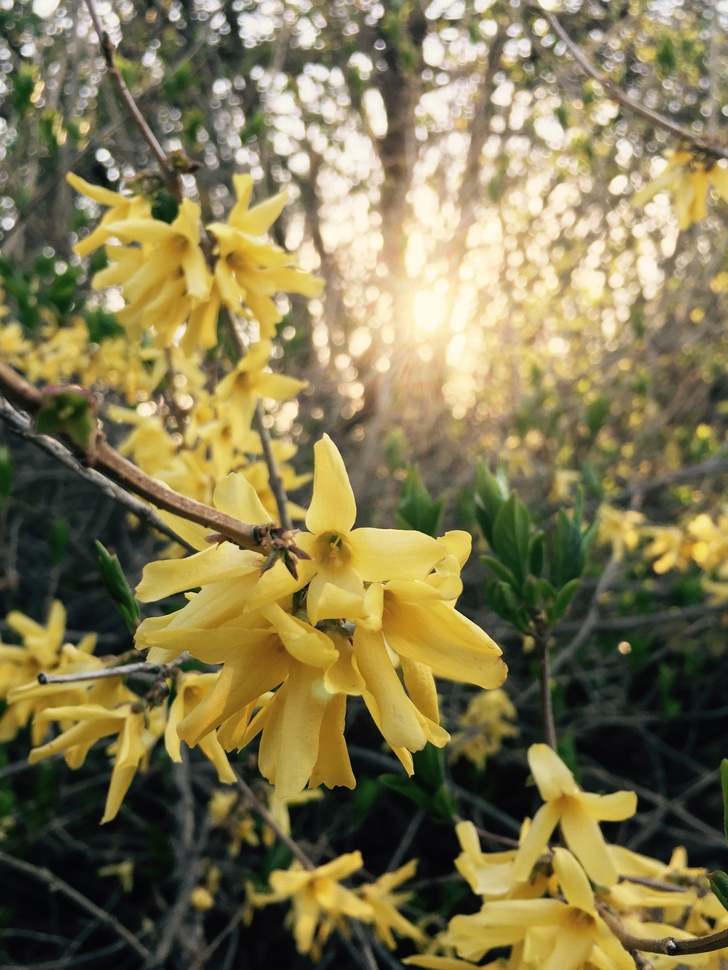
#> input picture chosen8.jpg, 728 x 970 px, shrunk from 1962 x 2615 before the run
$ python chromatic_ab.py chosen8.jpg   (older library calls are emulated)
#> lines starting #> are read from the running program, lines starting #| are printed output that depends on the picture
from PIL import Image
import numpy as np
import sys
import math
import time

def cartesian_to_polar(data):
    width = data.shape[1]
    height = data.shape[0]
    assert (width > 2)
    assert (height > 2)
    assert (width % 2 == 1)
    assert (height % 2 == 1)
    perimeter = 2 * (width + height - 2)
    halfdiag = math.ceil(((width ** 2 + height ** 2) ** 0.5) / 2)
    halfw = width // 2
    halfh = height // 2
    ret = np.zeros((halfdiag, perimeter))
    # ret[0] = data[halfh, halfw]
    # Don't want to deal with divide by zero errors...
    ret[0:(halfw + 1), halfh] = data[halfh, halfw::-1]
    ret[0:(halfw + 1), height + width - 2 + halfh] = data[halfh, halfw:(halfw * 2 + 1)]
    ret[0:(halfh + 1), height - 1 + halfw] = data[halfh:(halfh * 2 + 1), halfw]
    ret[0:(halfh + 1), perimeter - halfw] = data[halfh::-1, halfw]
    # if we divide the rectangle into 8 triangles, we can do 4 triangles at a time
    # This section is responsible for triangles incl. corners
    for i in range(0, halfh):
        slope = (halfh - i) / (halfw)
        diagx = ((halfdiag ** 2)/(slope ** 2 + 1)) ** 0.5
        unit_xstep = diagx / (halfdiag - 1)
        unit_ystep = diagx * slope / (halfdiag - 1)
        for row in range(halfdiag):
            ystep = round(row * unit_ystep)
            xstep = round(row * unit_xstep)
            if ( (halfh >= ystep) and halfw >= xstep):
                ret[row, i] = data[halfh - ystep, halfw - xstep]
                ret[row, height - 1 - i] = data[halfh + ystep, halfw - xstep]
                ret[row, height + width - 2 + i] = data[halfh + ystep, halfw + xstep]
                ret[row, height + width + height - 3 - i] = data[halfh - ystep, halfw + xstep]
            else:
                break

    for j in range(1, halfw):
        slope = (halfh) / (halfw - j)
        diagx = ((halfdiag ** 2)/(slope ** 2 + 1)) ** 0.5
        unit_xstep = diagx / (halfdiag - 1)
        unit_ystep = diagx * slope / (halfdiag - 1)
        for row in range(halfdiag):
            ystep = round(row * unit_ystep)
            xstep = round(row * unit_xstep)
            if ( halfw >= xstep and halfh >= ystep ):
                ret[row, height - 1 + j] = data[halfh + ystep, halfw - xstep]
                ret[row, height + width - 2 - j] = data[halfh + ystep, halfw + xstep]
                ret[row, height + width + height - 3 + j] = data[halfh - ystep, halfw + xstep]
                ret[row, perimeter - j] = data[halfh - ystep, halfw - xstep]
            else:
                break
    return ret

def polar_to_cartesian(data, width, height):
    assert (width > 2)
    assert (height > 2)
    assert (width % 2 == 1)
    assert (height % 2 == 1)
    perimeter = 2 * (width + height - 2)
    halfdiag = math.ceil(((width ** 2 + height ** 2) ** 0.5) / 2)
    halfw = width // 2
    halfh = height // 2
    ret = np.zeros((height, width))
    # Don't want to deal with divide by zero errors...
    ret[halfh, halfw::-1] = data[0:(halfw + 1), halfh]
    ret[halfh, halfw:(halfw * 2 + 1)] = data[0:(halfw + 1), height + width - 2 + halfh]
    ret[halfh:(halfh * 2 + 1), halfw] = data[0:(halfh + 1), height - 1 + halfw]
    ret[halfh::-1, halfw] = data[0:(halfh + 1), perimeter - halfw]

    # This section is responsible for triangles incl. corners
    for i in range(0, halfh):
        slope = (halfh - i) / (halfw)
        diagx = ((halfdiag ** 2)/(slope ** 2 + 1)) ** 0.5
        unit_xstep = diagx / (halfdiag - 1)
        unit_ystep = diagx * slope / (halfdiag - 1)
        for row in range(halfdiag):
            ystep = round(row * unit_ystep)
            xstep = round(row * unit_xstep)
            if ( (halfh >= ystep) and halfw >= xstep):
                ret[halfh - ystep, halfw - xstep] = data[row, i]
                ret[halfh + ystep, halfw - xstep] = data[row, height - 1 - i]
                ret[halfh + ystep, halfw + xstep] = data[row, height + width - 2 + i]
                ret[halfh - ystep, halfw + xstep] = data[row, height + width + height - 3 - i]
            else:
                break

    for j in range(1, halfw):
        slope = (halfh) / (halfw - j)
        diagx = ((halfdiag ** 2)/(slope ** 2 + 1)) ** 0.5
        unit_xstep = diagx / (halfdiag - 1)
        unit_ystep = diagx * slope / (halfdiag - 1)
        for row in range(halfdiag):
            ystep = round(row * unit_ystep)
            xstep = round(row * unit_xstep)
            if ( halfw >= xstep and halfh >= ystep ):
                ret[halfh + ystep, halfw - xstep] = data[row, height - 1 + j]
                ret[halfh + ystep, halfw + xstep] = data[row, height + width - 2 - j]
                ret[halfh - ystep, halfw + xstep] = data[row, height + width + height - 3 + j]
                ret[halfh - ystep, halfw - xstep] = data[row, perimeter - j]
            else:
                break
    for i in range(1, height - 1):
        for j in range(1, width - 1):
            if ret[i,j] == 0:
                ret[i,j] = (ret[i - 1,j] + ret[i + 1,j]) / 2
    return ret

# https://stackoverflow.com/questions/11209115/creating-gaussian-filter-of-required-length-in-python
def get_gauss(n):
    sigma = 0.3 * (n/2 - 1) + 0.8
    r = range(-int(n/2),int(n/2)+1)
    new_sum = sum([1 / (sigma * math.sqrt(2*math.pi)) * math.exp(-float(x)**2/(2*sigma**2)) for x in r])
    return [(1 / (sigma * math.sqrt(2*math.pi)) * math.exp(-float(x)**2/(2*sigma**2))) / new_sum for x in r]

# n is the radius (1 pixel radius means no blur)
def vertical_gaussian(data, n):
    padding = n - 1
    width = data.shape[1]
    height = data.shape[0]
    padded_data = np.zeros((height + padding * 2, width))
    padded_data[padding: -padding, :] = data
    ret = np.zeros((height, width))
    kernel = None
    old_radius = - 1
    for i in range(height):
        radius = round(i * padding / (height - 1)) + 1
        if (radius != old_radius):
            old_radius = radius
            kernel = np.tile(get_gauss(1 + 2 * (radius - 1)), (width,1)).transpose()
        ret[i, :] = np.sum(np.multiply(padded_data[padding + i - (radius - 1):padding + i + radius, :], kernel),axis = 0)
    return ret

def add_chromatic(im, blurfactor = 1):
    r, g, b = im.split()
    rdata = np.asarray(r)
    gdata = np.asarray(g)
    bdata = np.asarray(b)

    rpolar = cartesian_to_polar(rdata)
    gpolar = cartesian_to_polar(gdata)
    bpolar = cartesian_to_polar(bdata)

    bluramount = (im.size[0] + im.size[1] - 2) / 100 * blurfactor
    if round(bluramount) > 0:
        rpolar = vertical_gaussian(rpolar,round(bluramount))
        gpolar = vertical_gaussian(gpolar,round(bluramount*1.2))
        bpolar = vertical_gaussian(bpolar,round(bluramount*1.4))

    rcartes = polar_to_cartesian(rpolar, width = rdata.shape[1], height = rdata.shape[0])
    gcartes = polar_to_cartesian(gpolar, width = gdata.shape[1], height = gdata.shape[0])
    bcartes = polar_to_cartesian(bpolar, width = bdata.shape[1], height = bdata.shape[0])

    rfinal = Image.fromarray(np.uint8(rcartes) , 'L')
    gfinal = Image.fromarray(np.uint8(gcartes) , 'L')
    bfinal = Image.fromarray(np.uint8(bcartes) , 'L')

    gfinal = gfinal.resize((round((1 + 0.018 * blurfactor) * rcartes.shape[1]), round((1 + 0.018 * blurfactor) * rcartes.shape[0])), Image.ANTIALIAS)
    bfinal = bfinal.resize((round((1 + 0.044 * blurfactor) * rcartes.shape[1]), round((1 + 0.044 * blurfactor) * rcartes.shape[0])), Image.ANTIALIAS)

    rheight = rfinal.size[1]
    rwidth = rfinal.size[0]
    gheight = gfinal.size[1]
    gwidth = gfinal.size[0]
    bheight = bfinal.size[1]
    bwidth = bfinal.size[0]
    rhdiff = (bheight - rheight) // 2
    rwdiff = (bwidth - rwidth) // 2
    ghdiff = (bheight - gheight) // 2
    gwdiff = (bwidth - gwidth) // 2

    im = Image.merge("RGB", (rfinal.crop((-rwdiff, -rhdiff, bwidth - rwdiff, bheight - rhdiff)), gfinal.crop((-gwdiff, -ghdiff, bwidth - gwdiff, bheight - ghdiff)), bfinal))
    return im.crop((rwdiff, rhdiff, rwidth + rwdiff, rheight + rhdiff))

# Get Start Time
start = time.time()
if len(sys.argv) < 2:
    exit()
ifile = sys.argv[1]
im = Image.open(ifile)
#> im is the input picture: PIL image 728x970 RGB; mean R, G, B 130.4, 120.7, 80.7
print("Original Image details:", im.format, im.size, im.mode)
#| Original Image details: JPEG (728, 970) RGB

# Ensure width and height are odd numbers
if (im.size[0] % 2 == 0 or im.size[1] % 2 == 0):
    print("Dimensions must be odd, automatically cropping...")
    if (im.size[0] % 2 == 0):
        im = im.crop((0, 0, im.size[0] - 1, im.size[1]))
#> im: PIL image 727x970 RGB
        im.load()
    if (im.size[1] % 2 == 0):
        im = im.crop((0, 0, im.size[0], im.size[1] - 1))
#> im: PIL image 727x969 RGB
        im.load()
    print("New dimensions:", im.size)
#| New dimensions: (727, 969)

final_im = add_chromatic(im, blurfactor = 0.5)
#> in add_chromatic, `r, g, b = im.split()`:
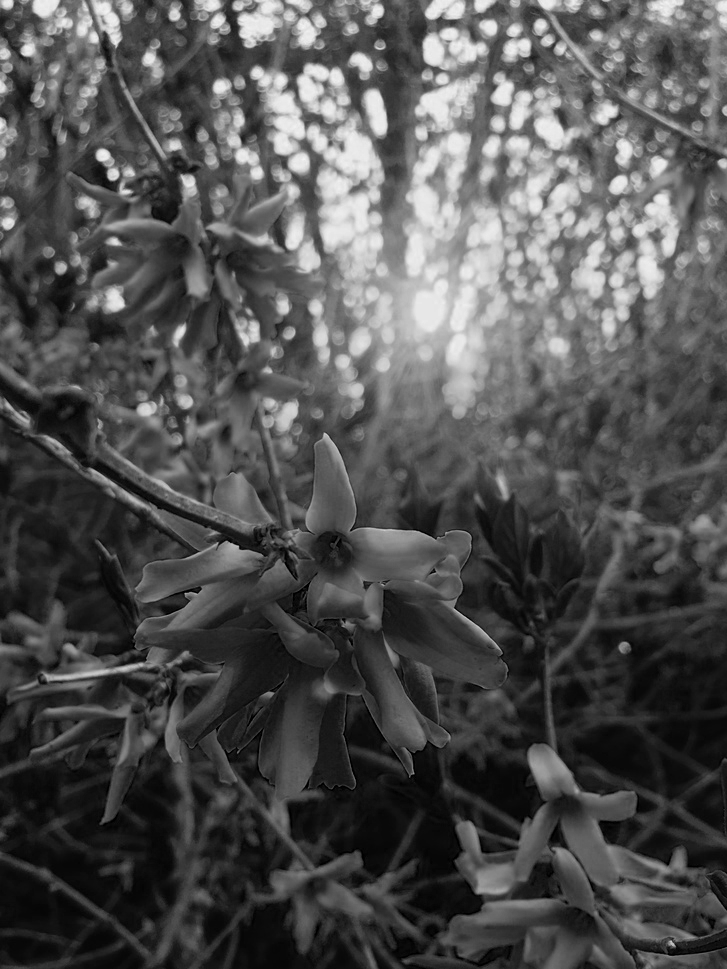
#> b: PIL image 727x969 L; min 0, max 244, mean 80.8
#> call 2 of vertical_gaussian, with n = 10
#> in vertical_gaussian (call 2), `padded_data[padding: -padding, :] = data`:
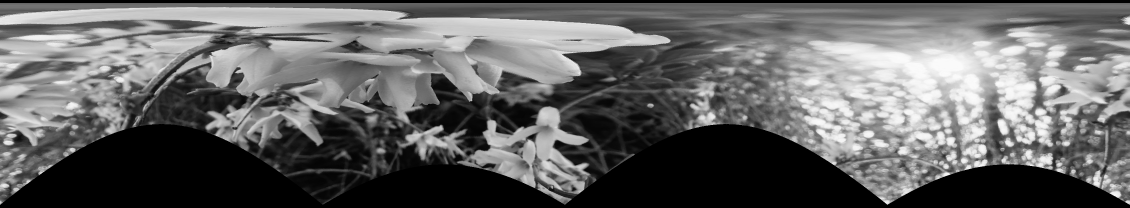
#> padded_data: shape (624, 3388) float64 (shown at 1/3 size); min 0, max 253, mean 100.5
#> call 3 of vertical_gaussian, with n = 12
#> in vertical_gaussian (call 3), `padded_data[padding: -padding, :] = data`:
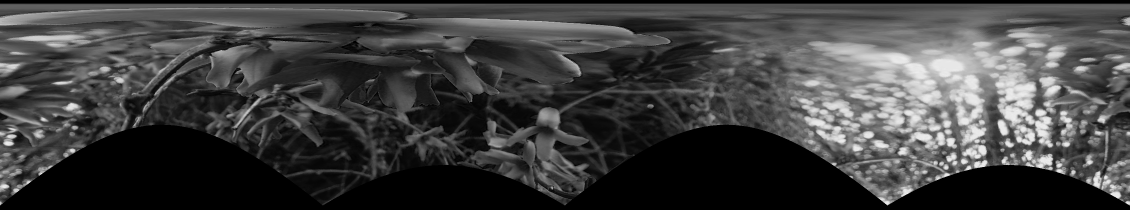
#> padded_data: shape (628, 3388) float64 (shown at 1/3 size); min 0, max 244, mean 64.4
#> in polar_to_cartesian, `ret[halfh, halfw:(halfw * 2 + 1)] = data[0:(halfw + 1), height + width..`: ret: shape (969, 727) float64; min 0, max 240, mean 0.1
#> after the loop in polar_to_cartesian, `for i in range(1, height - 1):`:
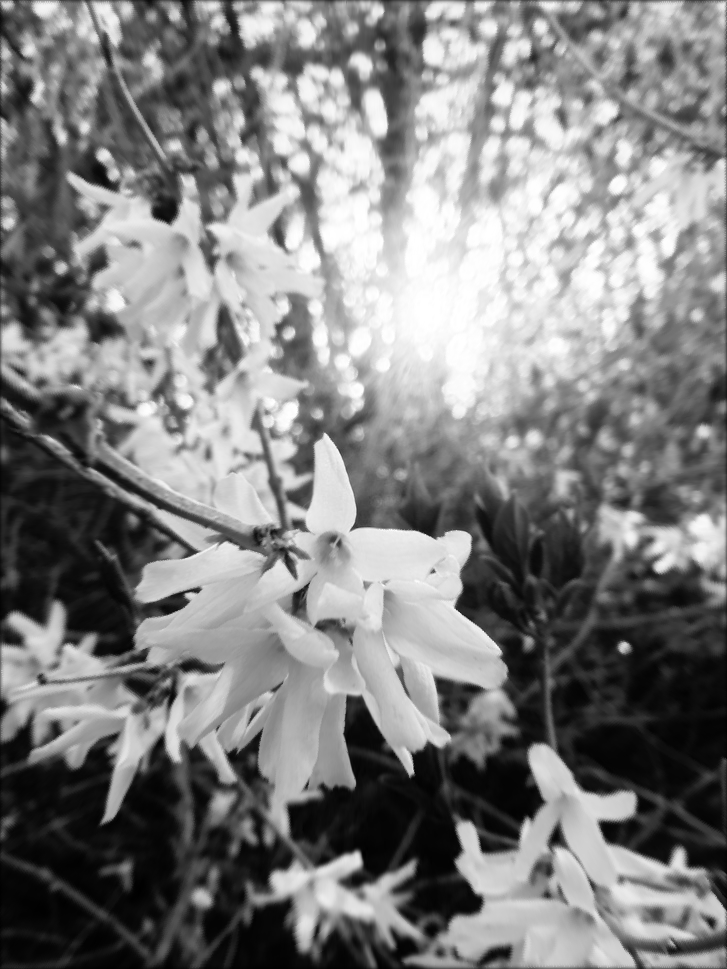
#> ret: shape (969, 727) float64; min 1.88, max 255, mean 130.1; drawn with min black and max white
#> call 2 of polar_to_cartesian, with width = 727, height = 969
#> in polar_to_cartesian (call 2), `ret[halfh, halfw:(halfw * 2 + 1)] = data[0:(halfw + 1), height + width..`: ret: shape (969, 727) float64; min 0, max 228, mean 0.1
#> after the loop in polar_to_cartesian (call 2), `for i in range(0, halfh):`:
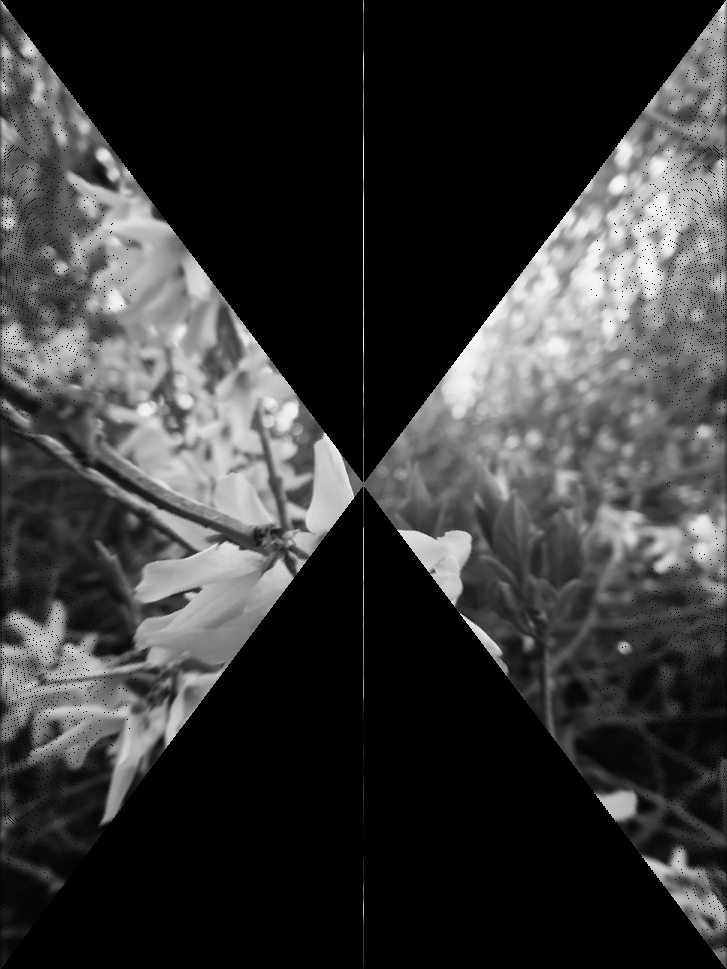
#> ret: shape (969, 727) float64; min 0, max 249.2, mean 55.7
#> after the loop in polar_to_cartesian (call 2), `for i in range(1, height - 1):`:
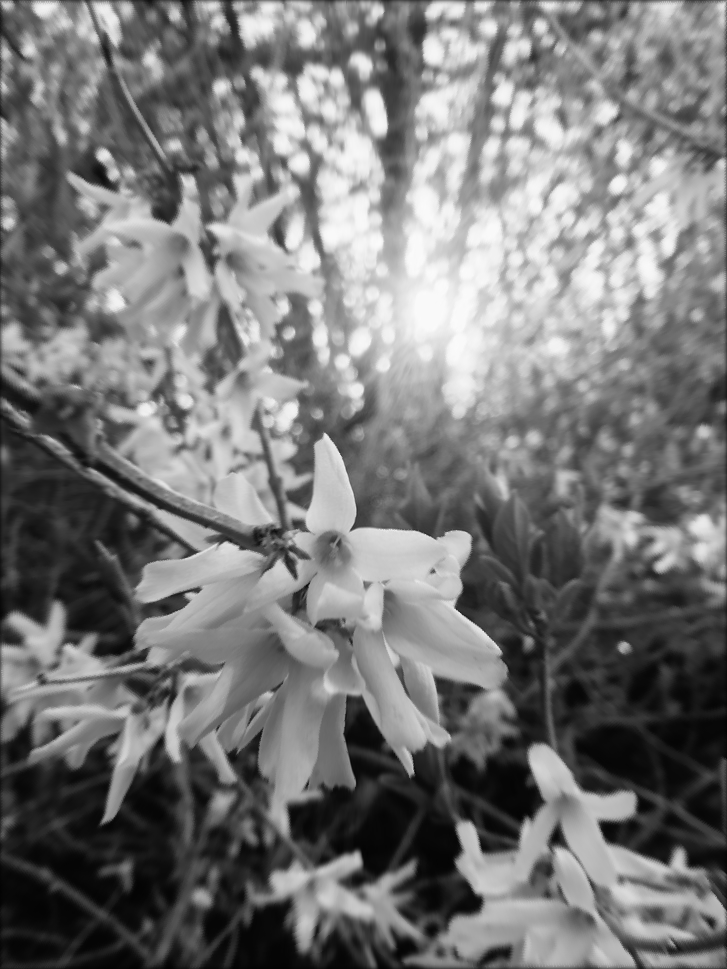
#> ret: shape (969, 727) float64; min 2.66, max 251.2, mean 120.2
#> call 3 of polar_to_cartesian, with width = 727, height = 969
#> in polar_to_cartesian (call 3), `ret[halfh, halfw:(halfw * 2 + 1)] = data[0:(halfw + 1), height + width..`: ret: shape (969, 727) float64; min 0, max 181.2, mean 0.1
#> in polar_to_cartesian (call 3), `ret[halfh:(halfh * 2 + 1), halfw] = data[0:(halfh + 1), height - 1 + h..`: ret: shape (969, 727) float64; min 0, max 181.2, mean 0.1
#> in polar_to_cartesian (call 3), `ret[halfh::-1, halfw] = data[0:(halfh + 1), perimeter - halfw]`:
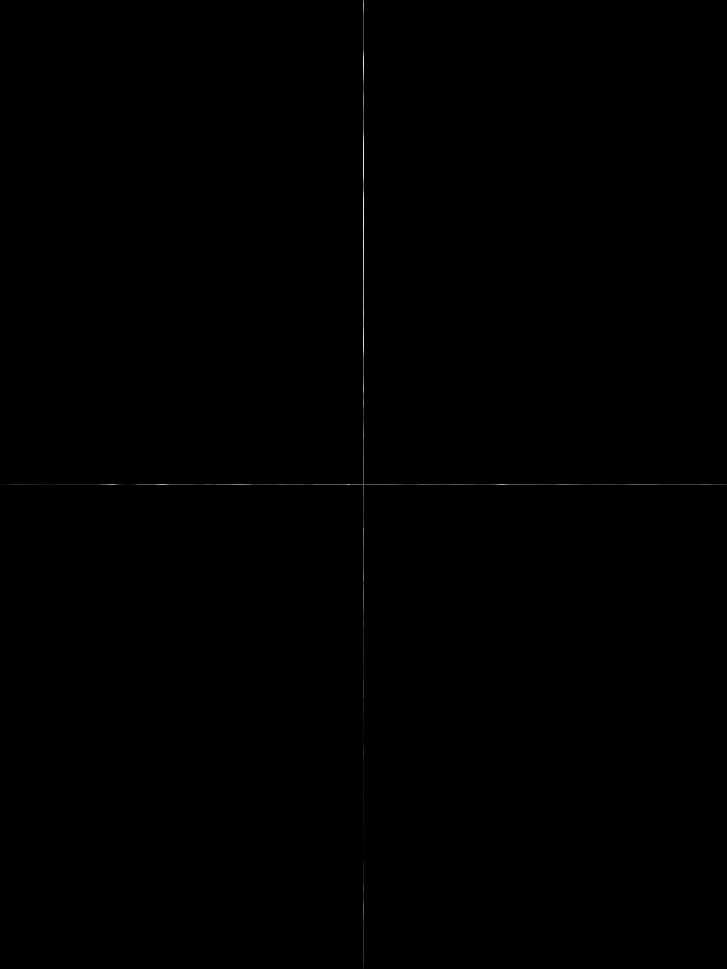
#> ret: shape (969, 727) float64; min 0, max 234.4, mean 0.2

# Save Final Image
final_im.save(ifile.split('.')[0] + "_chromatic.jpg", quality=99)

# Get Finish Time
end = time.time()
print("Completed in: " + str(end - start) +"s")
